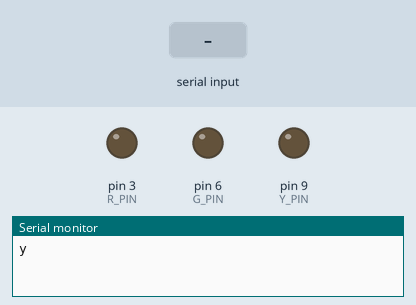
Recording of a sketch running on a simulated Arduino Uno, built with avr-gcc and run on an emulated ATmega328P. On the bench: output pins drawn as LEDs (lit = HIGH), the last lines printed to the serial monitor. Dashed ring = blinking. Inputs (shaded band) come from the test bench. Random numbers use the default seed unless the sketch sets one.

Above: at 2.0 s.
2.1 s: "r" received over the second serial link
At 5.0 s:
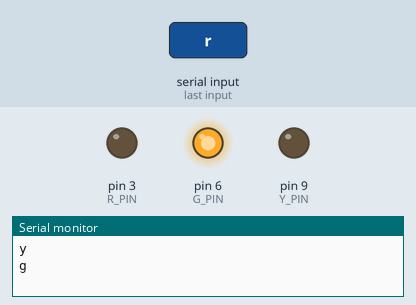
5.1 s: "g" received over the second serial link
At 5.97 s:
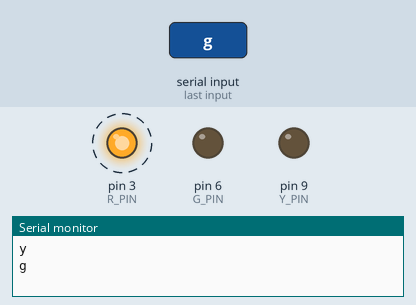
8.1 s: "y" received over the second serial link
At 12.0 s:
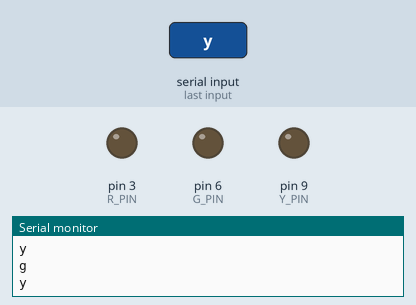
Timing chart, 0 to 14.9 s (numbered marks = the images above; inputs shaded):
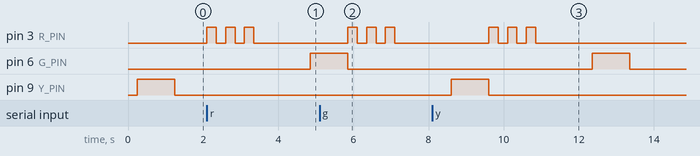

The sketch:

TeensyPlayer1.ino
```cpp
#include <SoftwareSerial.h>
int const R_PIN = 3;
int const G_PIN = 6;
int const Y_PIN = 9;

SoftwareSerial srl(11, 12);

void setup() {
  srl.begin(9600);
  randomSeed(analogRead(0));
  Serial.begin(9600);
  pinMode(R_PIN, OUTPUT);
  pinMode(G_PIN, OUTPUT);
  pinMode(Y_PIN, OUTPUT);
}

//returns a random char (r, g, or y)
char getNewLight(){
  long randomNum = random(0,3);
  if(randomNum == 0){
    return 'r';
  } else if(randomNum == 1){
    return 'g';
  } else {
    return 'y';
  }
}

//Lights an LED for the specified time (in milliseconds) and then turns that LED Off
void lightLED(int pin,int timeToLight){
  digitalWrite(pin, HIGH);
  delay(timeToLight);
  digitalWrite(pin, LOW);
}

String sequenceString = "";
char sequenceArray [100];
int roundNum = 1;

void loop() {

  //add on to sequence
  sequenceArray [roundNum - 1] = getNewLight();
  Serial.println(sequenceArray);


  //light up leds for the round
  for(int j = 0; j < roundNum; j++){
    delay(250);
    if(sequenceArray[j] == 'r'){
      lightLED(R_PIN, 1000);
    } else if(sequenceArray[j] == 'g'){
      lightLED(G_PIN, 1000);
    } else if (sequenceArray[j] == 'y'){
      lightLED(Y_PIN, 1000);
    }
  }

  //write over softwareserial
  srl.write(sequenceArray);

  //listen for response from arduino (p for pass, n for no pass)
  bool stillWaiting = true;
  char result;

  while(stillWaiting){

    if(srl.available() > 0){ //You've got mail!!!
      result = srl.read();
      stillWaiting = false;
    }
  }

  //if good, flash green led and continue otherwise flash red and reset
  if(result == 'p'){ //You've got a match or a lucky guess
    for(int k = 0; k < 3; k++){
      lightLED(G_PIN, 250);
      delay(250);//No need to reset sequence as they passed the test
    }
    roundNum++;
  } else {
    for(int k = 0; k < 3; k++){
      lightLED(R_PIN, 250);
      delay(250);
    }
    roundNum = 1;
  }
  delay(1000);//give time for players to realize the result and then prepare to memorize

}
```

Measured:
- after the input at 2.1 s, pin 3 (R_PIN): alternates HIGH for 0.25 s and LOW for 0.25 s, 6 changes in all, then stays LOW, starting at once; pin 6 (G_PIN): LOW → HIGH after 2.8 s
- after the input at 5.1 s, pin 3 (R_PIN): alternates HIGH for 0.25 s and LOW for 0.25 s, 6 changes in all, then stays LOW, starting after 0.75 s
- after the input at 8.1 s, pin 3 (R_PIN): alternates HIGH for 0.25 s and LOW for 0.25 s, 6 changes in all, then stays LOW, starting after 1.5 s; pin 6 (G_PIN): LOW → HIGH after 4.3 s, → LOW 1.0 s later
